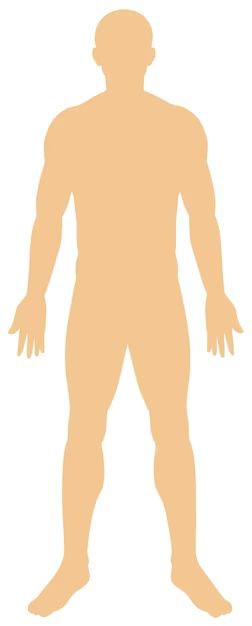
#> input picture src/assets/human_silhouette.png, 252 x 626 px, given in place of exact_hud_silhouette_1787510941566.jpg, which was not available
$ python perfect_proportions.py
#> lines starting #> are read from the running program, lines starting #| are printed output that depends on the picture; after the words box and inside, x2 and y2 are one past the last pixel; in counts of white or black regions, pixels touching at a corner belong together; pictures that were not available may be replaced by others from this repository, and a replacement may not be noted
import os
from PIL import Image
import numpy as np

def create_perfect_proportions_silhouette(input_path, output_path, canvas_w=260, canvas_h=550, threshold=15):
#> called with canvas_w = 260, canvas_h = 550, threshold = 12
    img = Image.open(input_path).convert("RGBA")
#> img is the input picture: PIL image 252x626 RGBA; mean R, G, B, A 249.9, 231.5, 210, 255
    data = np.array(img, dtype=np.float32)

    r, g, b, _ = data[:, :, 0], data[:, :, 1], data[:, :, 2], data[:, :, 3]
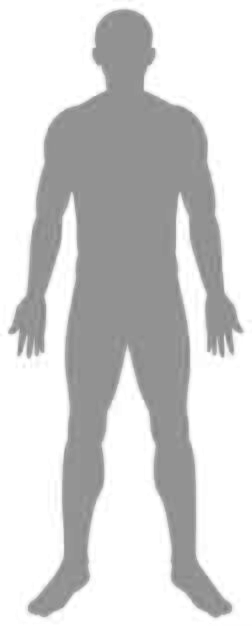
#> b: shape (626, 252) float32; min 127, max 255, mean 210
    brightness = 0.299 * r + 0.587 * g + 0.114 * b

    # Transparency mask
    alpha = np.clip((brightness - 5) / 16.0 * 255.0, 0, 255)
#> alpha: shape (626, 252) float32; every value is 255
    body_mask = (r > 14) | (g > 12) | (b > 10)
#> body_mask: shape (626, 252) bool; every value is 1
    alpha = np.where(body_mask & (alpha < 140), np.clip(brightness * 4.0, 80, 255), alpha)
    data[:, :, 3] = alpha

    # Find bounding box based on brightness > threshold
    mask = brightness > threshold
    y_indices, x_indices = np.where(mask)
    if len(y_indices) == 0:
        top, bottom, left, right = 0, img.height, 0, img.width
    else:
        top, bottom = np.min(y_indices), np.max(y_indices)
#> top = 0; bottom = 625
        left, right = np.min(x_indices), np.max(x_indices)
#> left = 0; right = 251

    print(f"File: {os.path.basename(input_path)}, detected body bbox: left={left}, top={top}, right={right}, bottom={bottom}")
#| File: C:\Users\Martyniuk-Ntbk-Gmr\.gemini\antigravity\brain\bd2d45a8-05c5-42a9-86f5-9bac23324394\exact_hud_silhouette_1787510941566.jpg, detected body bbox: left=0, top=0, right=251, bottom=625

    result = Image.fromarray(data.astype(np.uint8), mode="RGBA")
    cropped = result.crop((left, top, right, bottom))

    target_h = 515
    aspect = cropped.width / cropped.height
#> aspect = 0.402
    target_w = int(target_h * aspect)
#> target_w = 206

    resized = cropped.resize((target_w, target_h), Image.Resampling.LANCZOS)

    canvas = Image.new("RGBA", (canvas_w, canvas_h), (0, 0, 0, 0))
#> canvas: PIL image 260x550 RGBA; every value is 0
    paste_x = (canvas_w - target_w) // 2
#> paste_x = 27
    paste_y = 15
    canvas.paste(resized, (paste_x, paste_y), resized)

    canvas.save(output_path, "PNG", optimize=True)
    print(f"Saved: {output_path} (canvas: {canvas_w}x{canvas_h}, body: {target_w}x{target_h}, paste_x: {paste_x}, paste_y: {paste_y})")
#| Saved: D:\Projects\hypertrophy-tracker\src\assets\clean_red_silhouette.png (canvas: 260x550, body: 206x515, paste_x: 27, paste_y: 15)

male_src = r"C:\Users\Martyniuk-Ntbk-Gmr\.gemini\antigravity\brain\bd2d45a8-05c5-42a9-86f5-9bac23324394\exact_hud_silhouette_1787510941566.jpg"
female_src = r"C:\Users\Martyniuk-Ntbk-Gmr\.gemini\antigravity\brain\bd2d45a8-05c5-42a9-86f5-9bac23324394\exact_female_silhouette_1787510975042.jpg"

out_male = r"D:\Projects\hypertrophy-tracker\src\assets\clean_red_silhouette.png"
out_female = r"D:\Projects\hypertrophy-tracker\src\assets\silhouette_female.png"

create_perfect_proportions_silhouette(male_src, out_male, threshold=12)
create_perfect_proportions_silhouette(female_src, out_female, threshold=20)
#> call 2 of create_perfect_proportions_silhouette, with canvas_w = 260, canvas_h = 550, threshold = 20
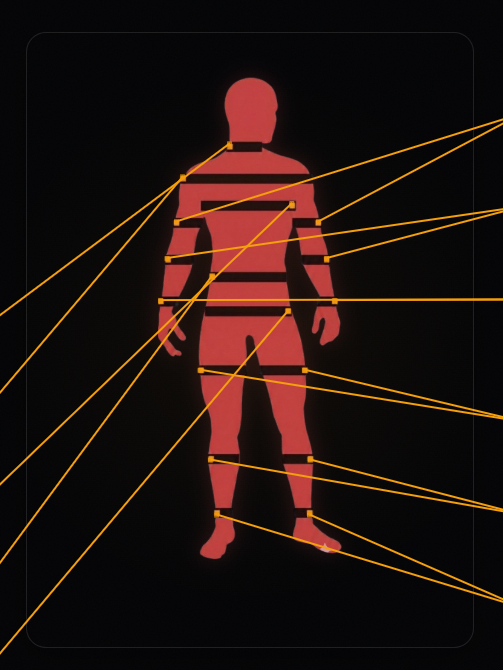
#> input picture src/assets/muscle_map.png, 503 x 670 px, given in place of exact_female_silhouette_1787510975042.jpg, which was not available
#> in create_perfect_proportions_silhouette, img is the input picture: PIL image 503x670 RGBA; mean R, G, B, A 33.2, 17.5, 13.7, 255
#> in create_perfect_proportions_silhouette (call 2), `body_mask = (r > 14) | (g > 12) | (b > 10)`:
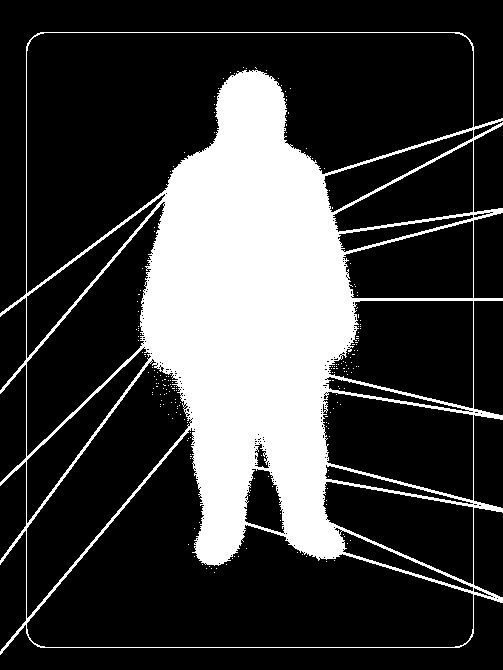
#> body_mask: shape (670, 503) bool; 23.7% white; 211 white regions (210 under 20 px), largest, box (x1, y1, x2, y2) and area: (0, 32, 503, 655) 79510
#> in create_perfect_proportions_silhouette (call 2), `data[:, :, 3] = alpha`:
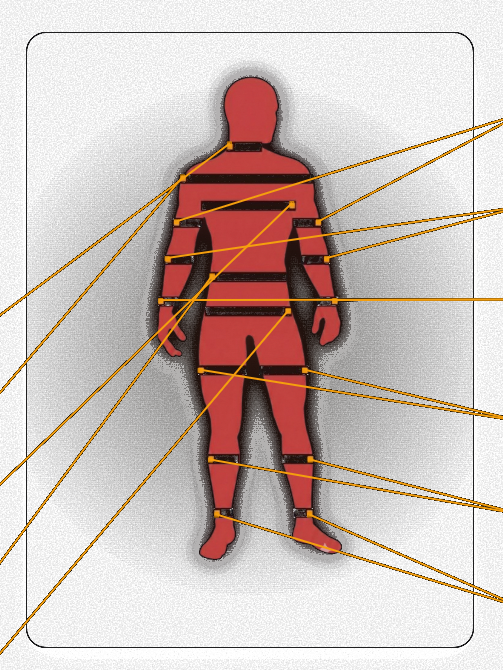
#> data: shape (670, 503, 4) float32; mean R, G, B, A 33.2, 17.5, 13.7, 77.3; transparent parts drawn white
#> in create_perfect_proportions_silhouette (call 2), `mask = brightness > threshold`:
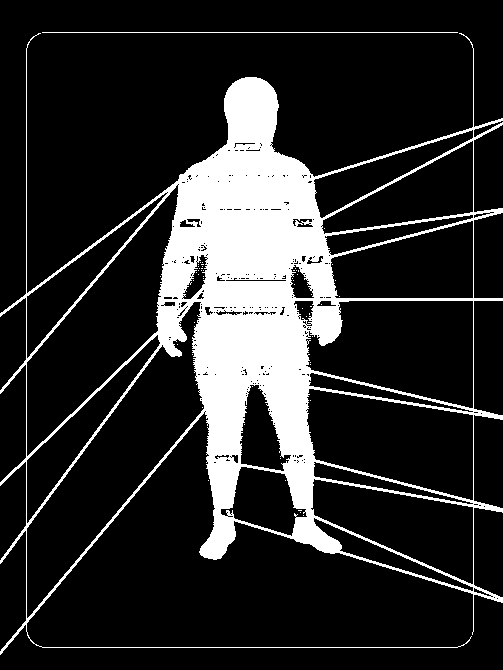
#> mask: shape (670, 503) bool; 17.2% white; 53 white regions (51 under 20 px), largest, box (x1, y1, x2, y2) and area: (0, 33, 503, 655) 57321, (42, 32, 458, 33) 416
#> in create_perfect_proportions_silhouette (call 2), `top, bottom = np.min(y_indices), np.max(y_indices)`: top = 32; bottom = 654
#> in create_perfect_proportions_silhouette (call 2), `left, right = np.min(x_indices), np.max(x_indices)`: right = 502
#| File: C:\Users\Martyniuk-Ntbk-Gmr\.gemini\antigravity\brain\bd2d45a8-05c5-42a9-86f5-9bac23324394\exact_female_silhouette_1787510975042.jpg, detected body bbox: left=0, top=32, right=502, bottom=654
#> in create_perfect_proportions_silhouette (call 2), `resized = cropped.resize((target_w, target_h), Image.Resampling.LANCZOS)`:
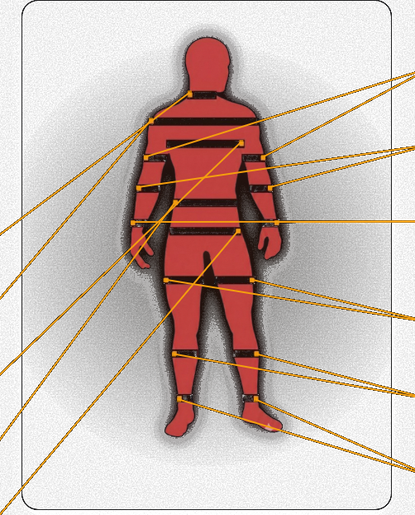
#> resized: PIL image 415x515 RGBA; mean R, G, B, A 34.8, 17.7, 13.7, 81.7; transparent parts drawn white
#> in create_perfect_proportions_silhouette (call 2), `canvas.paste(resized, (paste_x, paste_y), resized)`:
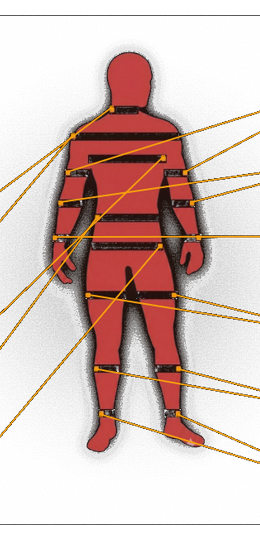
#> canvas: PIL image 260x550 RGBA; mean R, G, B, A 40.3, 17.4, 12.5, 77.9; transparent parts drawn white
#| Saved: D:\Projects\hypertrophy-tracker\src\assets\silhouette_female.png (canvas: 260x550, body: 415x515, paste_x: -78, paste_y: 15)
